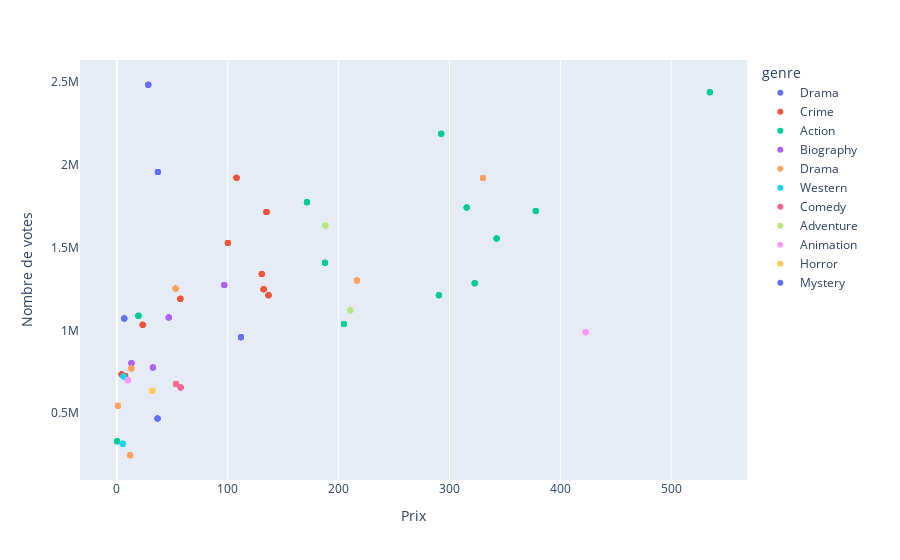

Source (notebook cell):
### Code cell
fig = px.scatter(df, x='Prix', y='Votes', hover_data=['Films'],
                color='genre')

fig.update_layout(font=dict(),
                 xaxis=dict(title='Prix'),
                 yaxis=dict(title='Nombre de votes', showgrid=False))

### Figure 1 — Plotly figure (JSON) as saved in the notebook; plotly's stock layout.template omitted (floating-point values rounded to 4 significant figures)
{"data": [{"customdata": [["The Shawshank Redemption"], ["Fight Club"], ["One Flew Over the Cuckoo's Nest"], ["American History X"], ["The Shawshank Redemption"], ["Fight Club"], ["One Flew Over the Cuckoo's Nest"], ["American History X"], ["The Shawshank Redemption"], ["Fight Club"], ["One Flew Over the Cuckoo's Nest"], ["American History X"], ["The Shawshank Redemption"], ["Fight Club"], ["One Flew Over the Cuckoo's Nest"], ["American History X"], ["The Shawshank Redemption"], ["Fight Club"], ["One Flew Over the Cuckoo's Nest"], ["American History X"]], "hovertemplate": "genre=Drama            <br>Prix=%{x}<br>Votes=%{y}<br>Films=%{customdata[0]}<extra></extra>", "legendgroup": "Drama            ", "marker": {"color": "#636efa", "symbol": "circle"}, "mode": "markers", "name": "Drama            ", "orientation": "v", "showlegend": true, "type": "scatter", "x": [28.34, 37.03, 112, 6.72, 28.34, 37.03, 112, 6.72, 28.34, 37.03, 112, 6.72, 28.34, 37.03, 112, 6.72, 28.34, 37.03, 112, 6.72], "xaxis": "x", "y": [2480727, 1954752, 958396, 1071714, 2480727, 1954752, 958396, 1071714, 2480727, 1954752, 958396, 1071714, 2480727, 1954752, 958396, 1071714, 2480727, 1954752, 958396, 1071714], "yaxis": "y"}, {"customdata": [["The Godfather"], ["The Godfather: Part II"], ["12 Angry Men"], ["Pulp Fiction"], ["City of God"], ["The Green Mile"], ["Se7en"], ["The Silence of the Lambs"], ["The Departed"], ["The Usual Suspects"], ["The Godfather"], ["The Godfather: Part II"], ["12 Angry Men"], ["Pulp Fiction"], ["City of God"], ["The Green Mile"], ["Se7en"], ["The Silence of the Lambs"], ["The Departed"], ["The Usual Suspects"], ["The Godfather"], ["The Godfather: Part II"], ["12 Angry Men"], ["Pulp Fiction"], ["City of God"], ["The Green Mile"], ["Se7en"], ["The Silence of the Lambs"], ["The Departed"], ["The Usual Suspects"], ["The Godfather"], ["The Godfather: Part II"], ["12 Angry Men"], ["Pulp Fiction"], ["City of God"], ["The Green Mile"], ["Se7en"], ["The Silence of the Lambs"], ["The Departed"], ["The Usual Suspects"], ["The Godfather"], ["The Godfather: Part II"], ["12 Angry Men"], ["Pulp Fiction"], ["City of God"], ["The Green Mile"], ["Se7en"], ["The Silence of the Lambs"], ["The Departed"], ["The Usual Suspects"]], "hovertemplate": "genre=Crime<br>Prix=%{x}<br>Votes=%{y}<br>Films=%{customdata[0]}<extra></extra>", "legendgroup": "Crime", "marker": {"color": "#EF553B", "symbol": "circle"}, "mode": "markers", "name": "Crime", "orientation": "v", "showlegend": true, "type": "scatter", "x": [135.0, 57.3, 4.36, 107.9, 7.56, 136.8, 100.1, 130.7, 132.4, 23.34, 135.0, 57.3, 4.36, 107.9, 7.56, 136.8, 100.1, 130.7, 132.4, 23.34, 135.0, 57.3, 4.36, 107.9, 7.56, 136.8, 100.1, 130.7, 132.4, 23.34, 135.0, 57.3, 4.36, 107.9, 7.56, 136.8, 100.1, 130.7, 132.4, 23.34, 135.0, 57.3, 4.36, 107.9, 7.56, 136.8, 100.1, 130.7, 132.4, 23.34], "xaxis": "x", "y": [1713388, 1190161, 734230, 1920065, 724865, 1210823, 1527203, 1340386, 1247602, 1033563, 1713388, 1190161, 734230, 1920065, 724865, 1210823, 1527203, 1340386, 1247602, 1033563, 1713388, 1190161, 734230, 1920065, 724865, 1210823, 1527203, 1340386, 1247602, 1033563, 1713388, 1190161, 734230, 1920065, 724865, 1210823, 1527203, 1340386, 1247602, 1033563, 1713388, 1190161, 734230, 1920065, 724865, 1210823, 1527203, 1340386, 1247602, 1033563], "yaxis": "y"}, {"customdata": [["The Dark Knight"], ["The Lord of the Rings: The Return of the King"], ["Inception"], ["The Lord of the Rings: The Fellowship of the Ring"], ["The Lord of the Rings: The Two Towers"], ["The Matrix"], ["Star Wars: Episode V - The Empire Strikes Back"], ["Star Wars: Episode IV - A New Hope"], ["Seven Samurai"], ["Gladiator"], ["Léon: The Professional"], ["Terminator 2: Judgment Day"], ["The Dark Knight"], ["The Lord of the Rings: The Return of the King"], ["Inception"], ["The Lord of the Rings: The Fellowship of the Ring"], ["The Lord of the Rings: The Two Towers"], ["The Matrix"], ["Star Wars: Episode V - The Empire Strikes Back"], ["Star Wars: Episode IV - A New Hope"], ["Seven Samurai"], ["Gladiator"], ["Léon: The Professional"], ["Terminator 2: Judgment Day"], ["The Dark Knight"], ["The Lord of the Rings: The Return of the King"], ["Inception"], ["The Lord of the Rings: The Fellowship of the Ring"], ["The Lord of the Rings: The Two Towers"], ["The Matrix"], ["Star Wars: Episode V - The Empire Strikes Back"], ["Star Wars: Episode IV - A New Hope"], ["Seven Samurai"], ["Gladiator"], ["Léon: The Professional"], ["Terminator 2: Judgment Day"], ["The Dark Knight"], ["The Lord of the Rings: The Return of the King"], ["Inception"], ["The Lord of the Rings: The Fellowship of the Ring"], ["The Lord of the Rings: The Two Towers"], ["The Matrix"], ["Star Wars: Episode V - The Empire Strikes Back"], ["Star Wars: Episode IV - A New Hope"], ["Seven Samurai"], ["Gladiator"], ["Léon: The Professional"], ["Terminator 2: Judgment Day"], ["The Dark Knight"], ["The Lord of the Rings: The Return of the King"], ["Inception"], ["The Lord of the Rings: The Fellowship of the Ring"], ["The Lord of the Rings: The Two Towers"], ["The Matrix"], ["Star Wars: Episode V - The Empire Strikes Back"], ["Star Wars: Episode IV - A New Hope"], ["Seven Samurai"], ["Gladiator"], ["Léon: The Professional"], ["Terminator 2: Judgment Day"]], "hovertemplate": "genre=Action<br>Prix=%{x}<br>Votes=%{y}<br>Films=%{customdata[0]}<extra></extra>", "legendgroup": "Action", "marker": {"color": "#00cc96", "symbol": "circle"}, "mode": "markers", "name": "Action", "orientation": "v", "showlegend": true, "type": "scatter", "x": [534.9, 377.9, 292.6, 315.5, 342.6, 171.5, 290.5, 322.7, 0.27, 187.7, 19.5, 204.8, 534.9, 377.9, 292.6, 315.5, 342.6, 171.5, 290.5, 322.7, 0.27, 187.7, 19.5, 204.8, 534.9, 377.9, 292.6, 315.5, 342.6, 171.5, 290.5, 322.7, 0.27, 187.7, 19.5, 204.8, 534.9, 377.9, 292.6, 315.5, 342.6, 171.5, 290.5, 322.7, 0.27, 187.7, 19.5, 204.8, 534.9, 377.9, 292.6, 315.5, 342.6, 171.5, 290.5, 322.7, 0.27, 187.7, 19.5, 204.8], "xaxis": "x", "y": [2435080, 1718951, 2185204, 1740226, 1554016, 1772635, 1211382, 1283157, 330526, 1407509, 1088535, 1038625, 2435080, 1718951, 2185204, 1740226, 1554016, 1772635, 1211382, 1283157, 330526, 1407509, 1088535, 1038625, 2435080, 1718951, 2185204, 1740226, 1554016, 1772635, 1211382, 1283157, 330526, 1407509, 1088535, 1038625, 2435080, 1718951, 2185204, 1740226, 1554016, 1772635, 1211382, 1283157, 330526, 1407509, 1088535, 1038625, 2435080, 1718951, 2185204, 1740226, 1554016, 1772635, 1211382, 1283157, 330526, 1407509, 1088535, 1038625], "yaxis": "y"}, {"customdata": [["Schindler's List"], ["Goodfellas"], ["The Intouchables"], ["The Pianist"], ["Schindler's List"], ["Goodfellas"], ["The Intouchables"], ["The Pianist"], ["Schindler's List"], ["Goodfellas"], ["The Intouchables"], ["The Pianist"], ["Schindler's List"], ["Goodfellas"], ["The Intouchables"], ["The Pianist"], ["Schindler's List"], ["Goodfellas"], ["The Intouchables"], ["The Pianist"]], "hovertemplate": "genre=Biography<br>Prix=%{x}<br>Votes=%{y}<br>Films=%{customdata[0]}<extra></extra>", "legendgroup": "Biography", "marker": {"color": "#ab63fa", "symbol": "circle"}, "mode": "markers", "name": "Biography", "orientation": "v", "showlegend": true, "type": "scatter", "x": [96.9, 46.84, 13.18, 32.57, 96.9, 46.84, 13.18, 32.57, 96.9, 46.84, 13.18, 32.57, 96.9, 46.84, 13.18, 32.57, 96.9, 46.84, 13.18, 32.57], "xaxis": "x", "y": [1273515, 1076837, 801782, 775761, 1273515, 1076837, 801782, 775761, 1273515, 1076837, 801782, 775761, 1273515, 1076837, 801782, 775761, 1273515, 1076837, 801782, 775761], "yaxis": "y"}, {"customdata": [["Forrest Gump"], ["Saving Private Ryan"], ["Whiplash"], ["The Prestige"], ["Cinema Paradiso"], ["Casablanca"], ["Forrest Gump"], ["Saving Private Ryan"], ["Whiplash"], ["The Prestige"], ["Cinema Paradiso"], ["Casablanca"], ["Forrest Gump"], ["Saving Private Ryan"], ["Whiplash"], ["The Prestige"], ["Cinema Paradiso"], ["Casablanca"], ["Forrest Gump"], ["Saving Private Ryan"], ["Whiplash"], ["The Prestige"], ["Cinema Paradiso"], ["Casablanca"], ["Forrest Gump"], ["Saving Private Ryan"], ["Whiplash"], ["The Prestige"], ["Cinema Paradiso"], ["Casablanca"]], "hovertemplate": "genre=Drama<br>Prix=%{x}<br>Votes=%{y}<br>Films=%{customdata[0]}<extra></extra>", "legendgroup": "Drama", "marker": {"color": "#FFA15A", "symbol": "circle"}, "mode": "markers", "name": "Drama", "orientation": "v", "showlegend": true, "type": "scatter", "x": [330.2, 216.5, 13.09, 53.09, 11.99, 1.02, 330.2, 216.5, 13.09, 53.09, 11.99, 1.02, 330.2, 216.5, 13.09, 53.09, 11.99, 1.02, 330.2, 216.5, 13.09, 53.09, 11.99, 1.02, 330.2, 216.5, 13.09, 53.09, 11.99, 1.02], "xaxis": "x", "y": [1918121, 1299828, 770009, 1252211, 246863, 545364, 1918121, 1299828, 770009, 1252211, 246863, 545364, 1918121, 1299828, 770009, 1252211, 246863, 545364, 1918121, 1299828, 770009, 1252211, 246863, 545364, 1918121, 1299828, 770009, 1252211, 246863, 545364], "yaxis": "y"}, {"customdata": [["The Good, the Bad and the Ugly"], ["Once Upon a Time in the West"], ["The Good, the Bad and the Ugly"], ["Once Upon a Time in the West"], ["The Good, the Bad and the Ugly"], ["Once Upon a Time in the West"], ["The Good, the Bad and the Ugly"], ["Once Upon a Time in the West"], ["The Good, the Bad and the Ugly"], ["Once Upon a Time in the West"]], "hovertemplate": "genre=Western            <br>Prix=%{x}<br>Votes=%{y}<br>Films=%{customdata[0]}<extra></extra>", "legendgroup": "Western            ", "marker": {"color": "#19d3f3", "symbol": "circle"}, "mode": "markers", "name": "Western            ", "orientation": "v", "showlegend": true, "type": "scatter", "x": [6.1, 5.32, 6.1, 5.32, 6.1, 5.32, 6.1, 5.32, 6.1, 5.32], "xaxis": "x", "y": [721512, 315851, 721512, 315851, 721512, 315851, 721512, 315851, 721512, 315851], "yaxis": "y"}, {"customdata": [["Parasite"], ["Life Is Beautiful"], ["Parasite"], ["Life Is Beautiful"], ["Parasite"], ["Life Is Beautiful"], ["Parasite"], ["Life Is Beautiful"], ["Parasite"], ["Life Is Beautiful"]], "hovertemplate": "genre=Comedy<br>Prix=%{x}<br>Votes=%{y}<br>Films=%{customdata[0]}<extra></extra>", "legendgroup": "Comedy", "marker": {"color": "#FF6692", "symbol": "circle"}, "mode": "markers", "name": "Comedy", "orientation": "v", "showlegend": true, "type": "scatter", "x": [53.37, 57.6, 53.37, 57.6, 53.37, 57.6, 53.37, 57.6, 53.37, 57.6], "xaxis": "x", "y": [676270, 655757, 676270, 655757, 676270, 655757, 676270, 655757, 676270, 655757], "yaxis": "y"}, {"customdata": [["Interstellar"], ["Back to the Future"], ["Interstellar"], ["Back to the Future"], ["Interstellar"], ["Back to the Future"], ["Interstellar"], ["Back to the Future"], ["Interstellar"], ["Back to the Future"]], "hovertemplate": "genre=Adventure<br>Prix=%{x}<br>Votes=%{y}<br>Films=%{customdata[0]}<extra></extra>", "legendgroup": "Adventure", "marker": {"color": "#B6E880", "symbol": "circle"}, "mode": "markers", "name": "Adventure", "orientation": "v", "showlegend": true, "type": "scatter", "x": [188.0, 210.6, 188.0, 210.6, 188.0, 210.6, 188.0, 210.6, 188.0, 210.6], "xaxis": "x", "y": [1631810, 1119879, 1631810, 1119879, 1631810, 1119879, 1631810, 1119879, 1631810, 1119879], "yaxis": "y"}, {"customdata": [["Spirited Away"], ["The Lion King"], ["Spirited Away"], ["The Lion King"], ["Spirited Away"], ["The Lion King"], ["Spirited Away"], ["The Lion King"], ["Spirited Away"], ["The Lion King"]], "hovertemplate": "genre=Animation<br>Prix=%{x}<br>Votes=%{y}<br>Films=%{customdata[0]}<extra></extra>", "legendgroup": "Animation", "marker": {"color": "#FF97FF", "symbol": "circle"}, "mode": "markers", "name": "Animation", "orientation": "v", "showlegend": true, "type": "scatter", "x": [10.06, 422.8, 10.06, 422.8, 10.06, 422.8, 10.06, 422.8, 10.06, 422.8], "xaxis": "x", "y": [699312, 989092, 699312, 989092, 699312, 989092, 699312, 989092, 699312, 989092], "yaxis": "y"}, {"customdata": [["Psycho"], ["Psycho"], ["Psycho"], ["Psycho"], ["Psycho"]], "hovertemplate": "genre=Horror<br>Prix=%{x}<br>Votes=%{y}<br>Films=%{customdata[0]}<extra></extra>", "legendgroup": "Horror", "marker": {"color": "#FECB52", "symbol": "circle"}, "mode": "markers", "name": "Horror", "orientation": "v", "showlegend": true, "type": "scatter", "x": [32, 32, 32, 32, 32], "xaxis": "x", "y": [634922, 634922, 634922, 634922, 634922], "yaxis": "y"}, {"customdata": [["Rear Window"], ["Rear Window"], ["Rear Window"], ["Rear Window"], ["Rear Window"]], "hovertemplate": "genre=Mystery<br>Prix=%{x}<br>Votes=%{y}<br>Films=%{customdata[0]}<extra></extra>", "legendgroup": "Mystery", "marker": {"color": "#636efa", "symbol": "circle"}, "mode": "markers", "name": "Mystery", "orientation": "v", "showlegend": true, "type": "scatter", "x": [36.76, 36.76, 36.76, 36.76, 36.76], "xaxis": "x", "y": [468018, 468018, 468018, 468018, 468018], "yaxis": "y"}], "layout": {"legend": {"title": {"text": "genre"}, "tracegroupgap": 0}, "margin": {"t": 60}, "xaxis": {"anchor": "y", "domain": [0, 1], "title": {"text": "Prix"}}, "yaxis": {"anchor": "x", "domain": [0, 1], "showgrid": false, "title": {"text": "Nombre de votes"}}}}
